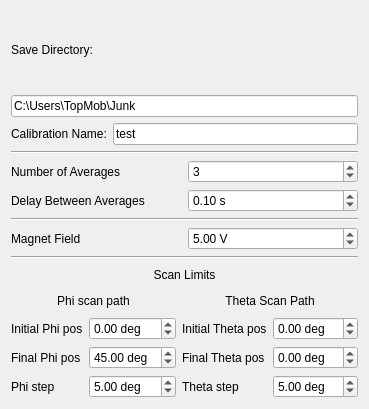
<?xml version="1.0" encoding="UTF-8"?>
<ui version="4.0">
 <class>Form</class>
 <widget class="QWidget" name="Form">
  <property name="geometry">
   <rect>
    <x>0</x>
    <y>0</y>
    <width>367</width>
    <height>409</height>
   </rect>
  </property>
  <property name="windowTitle">
   <string>Form</string>
  </property>
  <layout class="QVBoxLayout" name="verticalLayout">
   <item>
    <layout class="QGridLayout" name="save_params">
     <item row="1" column="0" colspan="2">
      <widget class="QLineEdit" name="save_dir">
       <property name="text">
        <string>C:\Users\TopMob\Junk</string>
       </property>
       <property name="placeholderText">
        <string>C:\Users\</string>
       </property>
      </widget>
     </item>
     <item row="2" column="0">
      <widget class="QLabel" name="label_12">
       <property name="enabled">
        <bool>true</bool>
       </property>
       <property name="text">
        <string>Calibration Name:</string>
       </property>
      </widget>
     </item>
     <item row="0" column="0" colspan="2">
      <widget class="QLabel" name="label_8">
       <property name="text">
        <string>Save Directory:</string>
       </property>
      </widget>
     </item>
     <item row="2" column="1">
      <widget class="QLineEdit" name="name">
       <property name="text">
        <string>test</string>
       </property>
       <property name="placeholderText">
        <string>test</string>
       </property>
      </widget>
     </item>
    </layout>
   </item>
   <item>
    <widget class="Line" name="line_2">
     <property name="orientation">
      <enum>Qt::Horizontal</enum>
     </property>
    </widget>
   </item>
   <item>
    <layout class="QGridLayout" name="gridLayout_2">
     <item row="0" column="0">
      <widget class="QLabel" name="label_4">
       <property name="text">
        <string>Number of Averages</string>
       </property>
      </widget>
     </item>
     <item row="0" column="1">
      <widget class="QSpinBox" name="num_averages">
       <property name="value">
        <number>3</number>
       </property>
      </widget>
     </item>
     <item row="1" column="0">
      <widget class="QLabel" name="label_5">
       <property name="text">
        <string>Delay Between Averages</string>
       </property>
      </widget>
     </item>
     <item row="1" column="1">
      <widget class="QDoubleSpinBox" name="delay">
       <property name="suffix">
        <string> s</string>
       </property>
       <property name="singleStep">
        <double>0.010000000000000</double>
       </property>
       <property name="value">
        <double>0.100000000000000</double>
       </property>
      </widget>
     </item>
    </layout>
   </item>
   <item>
    <widget class="Line" name="line">
     <property name="orientation">
      <enum>Qt::Horizontal</enum>
     </property>
    </widget>
   </item>
   <item>
    <layout class="QGridLayout" name="gridLayout">
     <item row="0" column="1">
      <widget class="QDoubleSpinBox" name="mag_field">
       <property name="suffix">
        <string> V</string>
       </property>
       <property name="decimals">
        <number>2</number>
       </property>
       <property name="minimum">
        <double>-7.000000000000000</double>
       </property>
       <property name="maximum">
        <double>7.000000000000000</double>
       </property>
       <property name="singleStep">
        <double>0.0100000000000</double>
       </property>
       <property name="value">
        <double>5.000000000000000</double>
       </property>
      </widget>
     </item>
     <item row="0" column="0">
      <widget class="QLabel" name="label_6">
       <property name="text">
        <string>Magnet Field</string>
       </property>
      </widget>
     </item>
    </layout>
   </item>
   <item>
    <widget class="Line" name="line_4">
     <property name="orientation">
      <enum>Qt::Horizontal</enum>
     </property>
    </widget>
   </item>
   <item>
    <layout class="QGridLayout" name="gridLayout_3">
     <item row="1" column="0" colspan="2">
      <widget class="QLabel" name="label_10">
       <property name="text">
        <string>Phi scan path</string>
       </property>
       <property name="alignment">
        <set>Qt::AlignCenter</set>
       </property>
      </widget>
     </item>
     <item row="0" column="0" colspan="4">
      <widget class="QLabel" name="label_9">
       <property name="text">
        <string>Scan Limits</string>
       </property>
       <property name="alignment">
        <set>Qt::AlignCenter</set>
       </property>
      </widget>
     </item>
     <item row="2" column="1">
      <widget class="QDoubleSpinBox" name="phi_start">
       <property name="suffix">
        <string> deg</string>
       </property>
       <property name="decimals">
        <number>2</number>
       </property>
       <property name="minimum">
        <double>-10.000000000000000</double>
       </property>
       <property name="maximum">
        <double>359.000000000000000</double>
       </property>
       <property name="singleStep">
        <double>0.010000000000000</double>
       </property>
       <property name="value">
        <double>0.000000000000000</double>
       </property>
      </widget>
     </item>
     <item row="1" column="2" colspan="2">
      <widget class="QLabel" name="label_11">
       <property name="text">
        <string>Theta Scan Path</string>
       </property>
       <property name="alignment">
        <set>Qt::AlignCenter</set>
       </property>
      </widget>
     </item>
     <item row="3" column="0">
      <widget class="QLabel" name="label_15">
       <property name="text">
        <string>Final Phi pos</string>
       </property>
      </widget>
     </item>
     <item row="3" column="1">
      <widget class="QDoubleSpinBox" name="phi_end">
       <property name="suffix">
        <string> deg</string>
       </property>
       <property name="decimals">
        <number>2</number>
       </property>
       <property name="minimum">
        <double>0.000000000000000</double>
       </property>
       <property name="maximum">
        <double>359.000000000000000</double>
       </property>
       <property name="singleStep">
        <double>0.010000000000000</double>
       </property>
       <property name="value">
        <double>45.000000000000000</double>
       </property>
      </widget>
     </item>
     <item row="3" column="3">
      <widget class="QDoubleSpinBox" name="theta_end">
       <property name="suffix">
        <string> deg</string>
       </property>
       <property name="decimals">
        <number>2</number>
       </property>
       <property name="minimum">
        <double>-90.000000000000000</double>
       </property>
       <property name="maximum">
        <double>90.000000000000000</double>
       </property>
       <property name="singleStep">
        <double>0.010000000000000</double>
       </property>
       <property name="value">
        <double>0.000000000000000</double>
       </property>
      </widget>
     </item>
     <item row="3" column="2">
      <widget class="QLabel" name="label_19">
       <property name="text">
        <string>Final Theta pos</string>
       </property>
      </widget>
     </item>
     <item row="2" column="2">
      <widget class="QLabel" name="label_14">
       <property name="text">
        <string>Initial Theta pos</string>
       </property>
      </widget>
     </item>
     <item row="2" column="0">
      <widget class="QLabel" name="label_13">
       <property name="text">
        <string>Initial Phi pos</string>
       </property>
      </widget>
     </item>
     <item row="2" column="3">
      <widget class="QDoubleSpinBox" name="theta_start">
       <property name="suffix">
        <string> deg</string>
       </property>
       <property name="decimals">
        <number>2</number>
       </property>
       <property name="minimum">
        <double>-90.000000000000000</double>
       </property>
       <property name="maximum">
        <double>90.000000000000000</double>
       </property>
       <property name="singleStep">
        <double>0.010000000000000</double>
       </property>
       <property name="value">
        <double>0.000000000000000</double>
       </property>
      </widget>
     </item>
     <item row="4" column="0">
      <widget class="QLabel" name="label_20">
       <property name="text">
        <string>Phi step</string>
       </property>
      </widget>
     </item>
     <item row="4" column="2">
      <widget class="QLabel" name="label_21">
       <property name="text">
        <string>Theta step</string>
       </property>
      </widget>
     </item>
     <item row="4" column="1">
      <widget class="QDoubleSpinBox" name="phi_step">
       <property name="suffix">
        <string> deg</string>
       </property>
       <property name="decimals">
        <number>2</number>
       </property>
       <property name="maximum">
        <double>10.000000000000000</double>
       </property>
       <property name="singleStep">
        <double>0.001000000000000</double>
       </property>
       <property name="value">
        <double>5.000000000000000</double>
       </property>
      </widget>
     </item>
     <item row="4" column="3">
      <widget class="QDoubleSpinBox" name="theta_step">
       <property name="suffix">
        <string> deg</string>
       </property>
       <property name="decimals">
        <number>2</number>
       </property>
       <property name="maximum">
        <double>10.000000000000000</double>
       </property>
       <property name="singleStep">
        <double>0.001000000000000</double>
       </property>
       <property name="value">
        <double>5.000000000000000</double>
       </property>
      </widget>
     </item>
    </layout>
   </item>
  </layout>
 </widget>
 <resources/>
 <connections/>
</ui>
